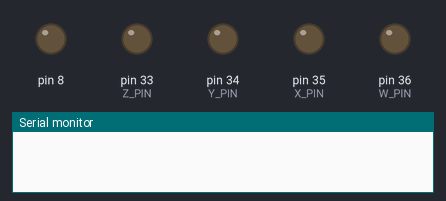
Bench run of a sketch on a simulated Arduino Mega 2560, built with avr-gcc and run on an emulated ATmega2560. On the bench: output pins drawn as LEDs (lit = HIGH), the last lines printed to the serial monitor.

Above: at 1.0 s.
At 3.5 s:
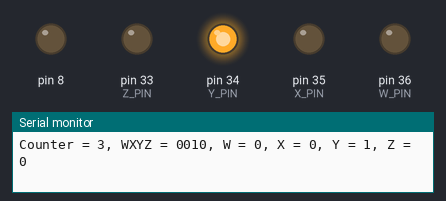
At 4.5 s:
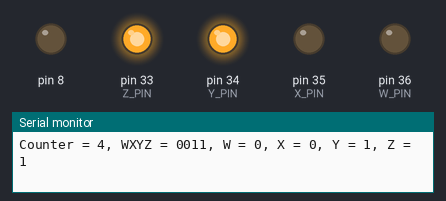
At 6.5 s:
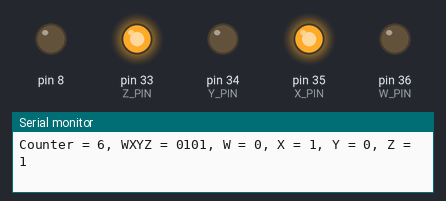
At 9.5 s:
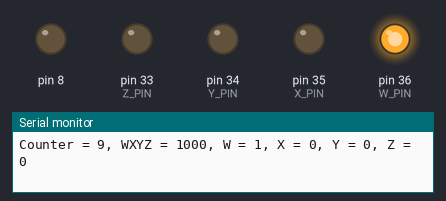
At 12.5 s:
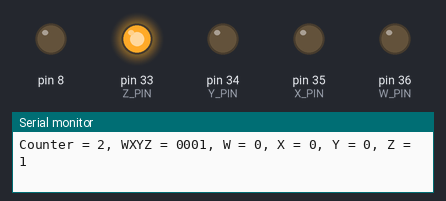
Timing chart, 0 to 13.0 s (numbered marks = the images above):
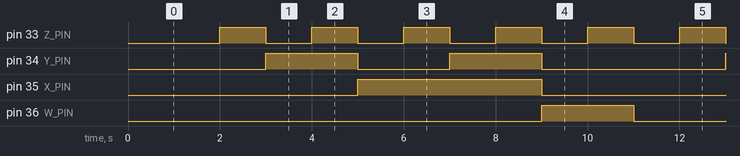

Measured:
- by itself, pin 33 (Z_PIN): alternates HIGH for 1.0 s and LOW for 1.0 s
- by itself, pin 34 (Y_PIN): repeats every 10.0 s: LOW 2.0 s, HIGH 2.0 s, LOW 4.0 s, HIGH 2.0 s
- by itself, pin 35 (X_PIN): alternates HIGH for 4.0 s and LOW for 6.0 s
- by itself, pin 36 (W_PIN): alternates HIGH for 2.0 s and LOW for 8.0 s

The sketch:

4bitcounter.ino
```cpp
int W_PIN, X_PIN;     //USE THESE VARIABLES FOR W and X PINS
int Y_PIN, Z_PIN;     //USE THESE VARIABLES FOR Y and Z PINS
int w_value, x_value;   //USE THESE VARIABLES FOR
              //THE VALUES OF W and X
int y_value, z_value;   //USE THESE VARIABLES FOR
              //THE VALUES OF Y and Z
int counter = 0;    //USE THIS AS YOUR COUNTER VARIABLE

void printOutput();   //Function for printing output for
            //for varifivation

void setup()
{

  /*
  Put code here that you would like to happen once
  at the start of the program.
  */

  //YOUR CODE HERE

  W_PIN = 36;
  X_PIN = 35;
  Y_PIN = 34;
  Z_PIN = 33;

  pinMode(W_PIN, OUTPUT);
  pinMode(X_PIN, OUTPUT);
  pinMode(Y_PIN, OUTPUT);
  pinMode(Z_PIN, OUTPUT);

  pinMode(8, OUTPUT);
  digitalWrite(8, LOW);


  // DO NOT EDIT THE CODE BELOW THIS
  Serial.begin(9600); //Initilize the serial monitor
}

void loop()
{
  /*
  Put code here that you would like to be repeated.
  It is recomended that you increment your counter
  BEFORE you set the value of the pins
  */

  //YOUR CODE HERE

  counter+=1;

  delay(1000);

  digitalWrite(W_PIN, LOW);
  digitalWrite(X_PIN, LOW);
  digitalWrite(Y_PIN, LOW);
  digitalWrite(Z_PIN, LOW);

    switch(counter){
      case 1:
        w_value = 0;
        x_value = 0;
        y_value = 0;
        z_value = 0;
        break;
      case 2:
        w_value = 0;
        x_value = 0;
        y_value = 0;
        z_value = 1;
        digitalWrite(Z_PIN, HIGH);
        break;
      case 3:
        w_value = 0;
        x_value = 0;
        y_value = 1;
        z_value = 0;
        digitalWrite(Y_PIN, HIGH);
        break;
      case 4:
        w_value = 0;
        x_value = 0;
        y_value = 1;
        z_value = 1;
        digitalWrite(Y_PIN, HIGH);
        digitalWrite(Z_PIN, HIGH);
        break;
        break;
      case 5:
        w_value = 0;
        x_value = 1;
        y_value = 0;
        z_value = 0;
        digitalWrite(X_PIN, HIGH);
        break;
      case 6:
        w_value = 0;
        x_value = 1;
        y_value = 0;
        z_value = 1;
        digitalWrite(X_PIN, HIGH);
        digitalWrite(Z_PIN, HIGH);
        break;
      case 7:
        w_value = 0;
        x_value = 1;
        y_value = 1;
        z_value = 0;
        digitalWrite(Y_PIN, HIGH);
        digitalWrite(X_PIN, HIGH);
        break;
      case 8:
        w_value = 0;
        x_value = 1;
        y_value = 1;
        z_value = 1;
        digitalWrite(X_PIN, HIGH);
        digitalWrite(Y_PIN, HIGH);
        digitalWrite(Z_PIN, HIGH);
        break;
      case 9:
        w_value = 1;
        x_value = 0;
        y_value = 0;
        z_value = 0;
        digitalWrite(W_PIN, HIGH);
        break;
      case 10:
        w_value = 1;
        x_value = 0;
        y_value = 0;
        z_value = 1;
        digitalWrite(W_PIN, HIGH);
        digitalWrite(Z_PIN, HIGH);
        counter = 0;
        break;
    }


  //DO NOT EDIT THE CODE BELOW THIS
  printOutput(); //Print output to serial monitor
}

/*
This function prints the output to the serial console.
Use the serial console to verify that your values are correct
for your counter.

NOTE: If you increment your counter after you set the values,
then the value of the counter will be off by 1. As long as both
the binary values and the counter increment correctly, your design
will work.
*/
void printOutput()
{
  String outputString = "Counter = ";
  outputString += counter;
  outputString += ", WXYZ = ";
  outputString += w_value;
  outputString += x_value;
  outputString += y_value;
  outputString += z_value;
  outputString += ", W = ";
  outputString += w_value;
  outputString += ", X = ";
  outputString += x_value;
  outputString += ", Y = ";
  outputString += y_value;
  outputString += ", Z = ";
  outputString += z_value;
  Serial.println(outputString);
  return;
}

/*
Serial Monitor is below
*/
```
